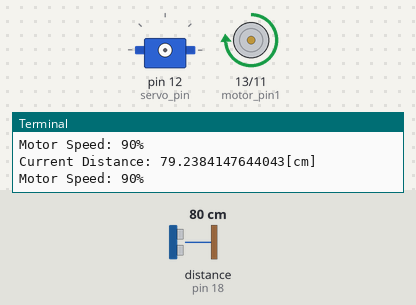
This program was run on a simulated Raspberry Pi (header pin numbers). On the bench: servo, motor-driver pin pairs drawn as motors (green arrow = first pin HIGH = forward, orange = second pin HIGH = backward, longer = more drive, scaled by the enable pin), the last lines printed to the terminal. Inputs (shaded band) come from the test bench; at power-on: distance to the obstacle (sensor on pin 18) 80 cm. The echo pulse lasts 58.3 µs per cm; servo angles are drawn from the pulse width (0.5 ms = 0°, 2.5 ms = 180°); the clock reads 2024-03-15 10:24:30 at power-on unless the program sets it.

Above: at 1.2 s.
1.3 s: distance to the obstacle (sensor on pin 18) set to 33 cm
2.8 s: distance to the obstacle (sensor on pin 18) set to 27 cm
At 3.5 s:
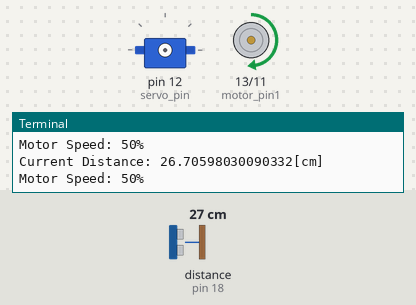
4.3 s: distance to the obstacle (sensor on pin 18) set to 12 cm
At 5.6 s:
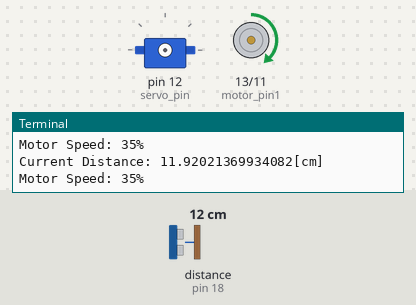
5.9 s: distance to the obstacle (sensor on pin 18) set to 9 cm
At 7.5 s:
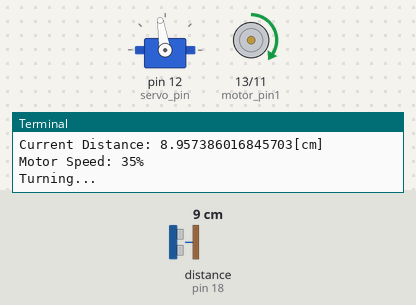
8.5 s: distance to the obstacle (sensor on pin 18) set to 6 cm
11.5 s: distance to the obstacle (sensor on pin 18) set to 3 cm
At 15.4 s:
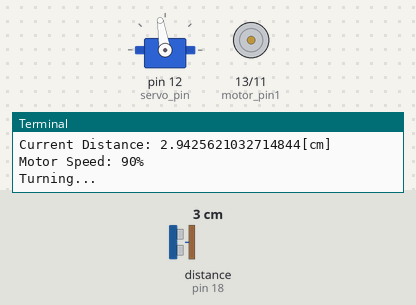
Timing chart, 0 to 23.2 s (numbered marks = the images above; inputs shaded):
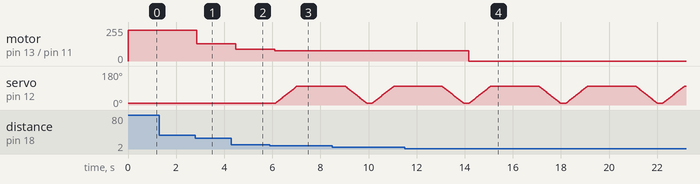

Measured:
- the behaviour switches between 31 and 30 cm on distance to the obstacle (sensor on pin 18) (found by bisection; images 0 and 1)
- the behaviour switches between 11 and 10 cm on distance to the obstacle (sensor on pin 18) (found by bisection; images 2 and 3)
- the behaviour switches between 5 and 4 cm on distance to the obstacle (sensor on pin 18) (found by bisection; images 3 and 4)
- after the input at 2.8 s, motor on pin 13 (motor_pin1) / pin 11 (motor_pin2): forward 230/255 → forward 128/255 after 0.07 s
- after the input at 4.3 s, motor on pin 13 (motor_pin1) / pin 11 (motor_pin2): forward 128/255 → forward 89/255 after 0.19 s
- after the input at 5.9 s, motor on pin 13 (motor_pin1) / pin 11 (motor_pin2): forward 89/255 → forward 77/255 after 0.20 s; servo on pin 12 (servo_pin): moves from 9° to 99° over 0.90 s, starting after 0.22 s
- after the input at 11.5 s, motor on pin 13 (motor_pin1) / pin 11 (motor_pin2): forward 77/255 → stopped after 2.7 s

The program:

bot.py
```python
import RPi.GPIO as GPIO
import time

# Hello World!, in this simple project I have 3 different components
# working together.  Theoretically as the Ultrasonic sensor "approches"
# an object, ( my hand moving towards sensor ), it will affect the motor
# and servo.  The shorter the distance the slower the engine speed.
# Once a certain distance is reached the servo will turn 90 degrees while
# the motor runs at 30% for 2 seconds before straightening out and resuming
# normal operation.


# Ultrasonic range
MAX_DISTANCE = 220
time_out = 60 * MAX_DISTANCE

trigger_pin = 16
echo_pin = 18

def pulse(pin, level, time_out):
    t0 = time.time()
    while GPIO.input(pin) != level:
        if (time.time()-t0) > (time_out*0.000001):
            return 0

    t0 = time.time()
    while GPIO.input(pin) == level:
        if (time.time()-t0) > (time_out*0.000001):
            return 0

    pulse_durration = (time.time() - t0)*1000000
    return pulse_durration

def sonar():
    GPIO.output(trigger_pin, GPIO.HIGH)
    time.sleep(0.00001)
    GPIO.output(trigger_pin,GPIO.LOW)
    ping_time = pulse(echo_pin, GPIO.HIGH, time_out)
    curr_distance = ping_time * 340. / 2. / 10000
    return curr_distance


# MOTOR
motor_pin1 = 13
motor_pin2 = 11
enable_pin = 15

def motor(distance, speed=90):
    GPIO.output(motor_pin1, GPIO.HIGH)
    GPIO.output(motor_pin2, GPIO.LOW)
    if distance <= 4:
        GPIO.output(motor_pin1, GPIO.LOW)
    elif distance < 15:
        speed = 35
    elif distance < 30:
        speed = 50
    p_motor.ChangeDutyCycle(speed)
    print(f'Motor Speed: {speed}%')


# SERVO
OFFSET = 0.5
SERVO_MIN_DUTY = OFFSET + 2.5
SERVO_MAX_DUTY = OFFSET + 12.5
servo_pin = 12

def map(value, from_low, from_high, to_low, to_high):
    return (to_high-to_low)*(value-from_low) / (from_high-from_low) + to_low

def write_servo(angle):
    if angle < 0: angle = 0
    if angle > 180: angle = 180
    p_servo.ChangeDutyCycle(map(angle, 0, 180, SERVO_MIN_DUTY, SERVO_MAX_DUTY))

def turn():
    print('Turning...')
    p_motor.ChangeDutyCycle(30)
    for dc in range(0,91,1):
        write_servo(dc)
        time.sleep(0.01)
        p_servo.ChangeDutyCycle(0)
    time.sleep(2)
    for dc in range(90,-1,-1):
        write_servo(dc)
        time.sleep(0.01)
        p_servo.ChangeDutyCycle(0)
    print('Turning Complete')


# Application
def setup():
    GPIO.setmode(GPIO.BOARD)
    GPIO.setup(trigger_pin, GPIO.OUT)
    GPIO.setup(echo_pin, GPIO.IN)
    GPIO.setup(motor_pin1, GPIO.OUT)
    GPIO.setup(motor_pin2, GPIO.OUT)
    GPIO.setup(enable_pin, GPIO.OUT)
    GPIO.setup(servo_pin, GPIO.OUT)
    GPIO.setup(servo_pin, GPIO.LOW)

    global p_motor
    p_motor = GPIO.PWM(enable_pin, 1000)
    p_motor.start(0)

    global p_servo
    p_servo = GPIO.PWM(servo_pin, 50)
    p_servo.start(0)


def loop():
    while True:
        curr_dist = sonar()
        print(f'Current Distance: {curr_dist}[cm]')
        motor(curr_dist)
        if curr_dist < 10:
            turn()
        time.sleep(.2)


def destroy():
    p_servo.stop()
    GPIO.cleanup()


# Run Bot
if __name__ == '__main__':
    setup()
    print('Hello, my name is Mr. Pi')

    try:
        loop()
    except KeyboardInterrupt:
        destroy()
```
